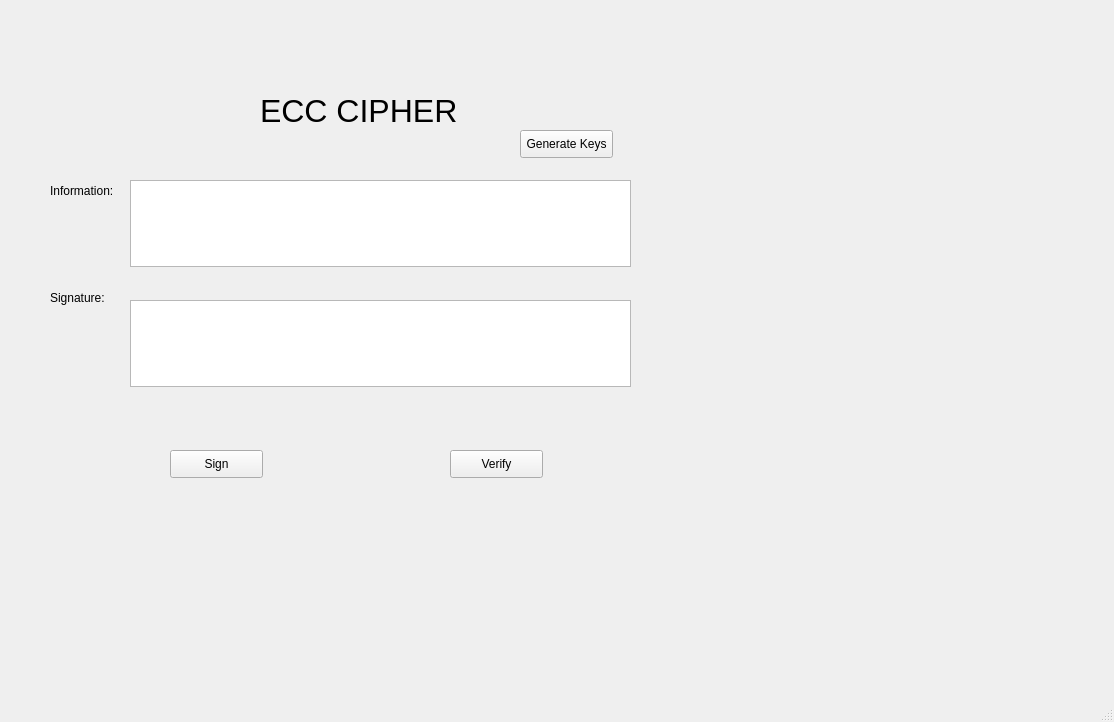
<?xml version="1.0" encoding="UTF-8"?>
<ui version="4.0">
 <class>MainWindow</class>
 <widget class="QMainWindow" name="MainWindow">
  <property name="geometry">
   <rect>
    <x>0</x>
    <y>0</y>
    <width>1114</width>
    <height>722</height>
   </rect>
  </property>
  <property name="windowTitle">
   <string>MainWindow</string>
  </property>
  <widget class="QWidget" name="centralwidget">
   <widget class="QLabel" name="label">
    <property name="geometry">
     <rect>
      <x>260</x>
      <y>80</y>
      <width>241</width>
      <height>61</height>
     </rect>
    </property>
    <property name="font">
     <font>
      <pointsize>24</pointsize>
     </font>
    </property>
    <property name="text">
     <string>ECC CIPHER</string>
    </property>
   </widget>
   <widget class="QLabel" name="label_2">
    <property name="geometry">
     <rect>
      <x>50</x>
      <y>180</y>
      <width>71</width>
      <height>21</height>
     </rect>
    </property>
    <property name="text">
     <string>Information:</string>
    </property>
   </widget>
   <widget class="QLabel" name="label_3">
    <property name="geometry">
     <rect>
      <x>50</x>
      <y>290</y>
      <width>61</width>
      <height>16</height>
     </rect>
    </property>
    <property name="text">
     <string>Signature:</string>
    </property>
   </widget>
   <widget class="QTextEdit" name="txt_plain">
    <property name="geometry">
     <rect>
      <x>130</x>
      <y>180</y>
      <width>501</width>
      <height>87</height>
     </rect>
    </property>
   </widget>
   <widget class="QTextEdit" name="txt_sign">
    <property name="geometry">
     <rect>
      <x>130</x>
      <y>300</y>
      <width>501</width>
      <height>87</height>
     </rect>
    </property>
   </widget>
   <widget class="QPushButton" name="btn_gen_sign">
    <property name="geometry">
     <rect>
      <x>170</x>
      <y>450</y>
      <width>93</width>
      <height>28</height>
     </rect>
    </property>
    <property name="text">
     <string>Sign</string>
    </property>
   </widget>
   <widget class="QPushButton" name="btn_gen_verify">
    <property name="geometry">
     <rect>
      <x>450</x>
      <y>450</y>
      <width>93</width>
      <height>28</height>
     </rect>
    </property>
    <property name="text">
     <string>Verify</string>
    </property>
   </widget>
   <widget class="QPushButton" name="btn_gen_keys">
    <property name="geometry">
     <rect>
      <x>520</x>
      <y>130</y>
      <width>93</width>
      <height>28</height>
     </rect>
    </property>
    <property name="text">
     <string>Generate Keys</string>
    </property>
   </widget>
  </widget>
  <widget class="QMenuBar" name="menubar">
   <property name="geometry">
    <rect>
     <x>0</x>
     <y>0</y>
     <width>1114</width>
     <height>26</height>
    </rect>
   </property>
  </widget>
  <widget class="QStatusBar" name="statusbar"/>
 </widget>
 <resources/>
 <connections/>
</ui>
